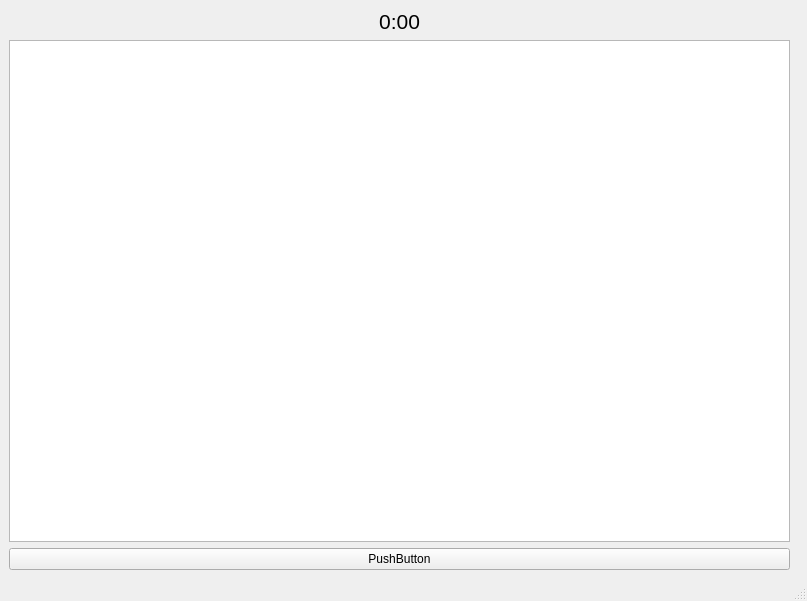
<?xml version="1.0" encoding="UTF-8"?>
<ui version="4.0">
 <class>WaterApp</class>
 <widget class="QMainWindow" name="WaterApp">
  <property name="geometry">
   <rect>
    <x>0</x>
    <y>0</y>
    <width>807</width>
    <height>601</height>
   </rect>
  </property>
  <property name="windowTitle">
   <string>WaterApp</string>
  </property>
  <widget class="QWidget" name="centralwidget">
   <widget class="QWidget" name="verticalLayoutWidget">
    <property name="geometry">
     <rect>
      <x>9</x>
      <y>9</y>
      <width>781</width>
      <height>561</height>
     </rect>
    </property>
    <layout class="QVBoxLayout" name="verticalLayout">
     <property name="sizeConstraint">
      <enum>QLayout::SetDefaultConstraint</enum>
     </property>
     <item>
      <widget class="QLabel" name="timer">
       <property name="font">
        <font>
         <pointsize>16</pointsize>
        </font>
       </property>
       <property name="text">
        <string>0:00</string>
       </property>
       <property name="alignment">
        <set>Qt::AlignCenter</set>
       </property>
      </widget>
     </item>
     <item>
      <widget class="QGraphicsView" name="waterBoy"/>
     </item>
     <item>
      <widget class="QPushButton" name="resetTimer">
       <property name="text">
        <string>PushButton</string>
       </property>
      </widget>
     </item>
    </layout>
   </widget>
  </widget>
  <widget class="QStatusBar" name="statusbar"/>
 </widget>
 <resources/>
 <connections/>
</ui>
